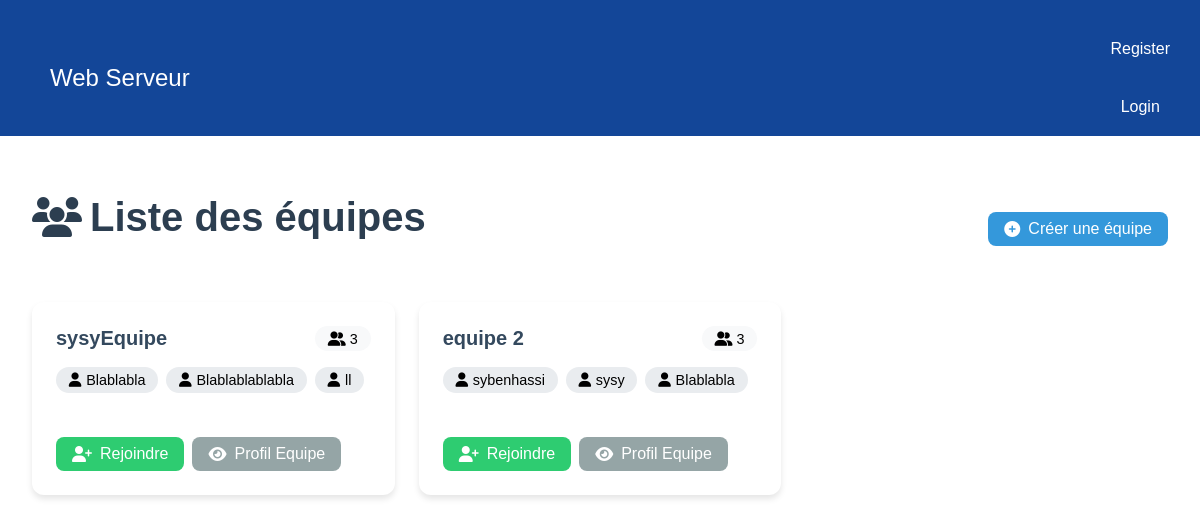
/listTeam/, run on an earlier commit of the app's database.
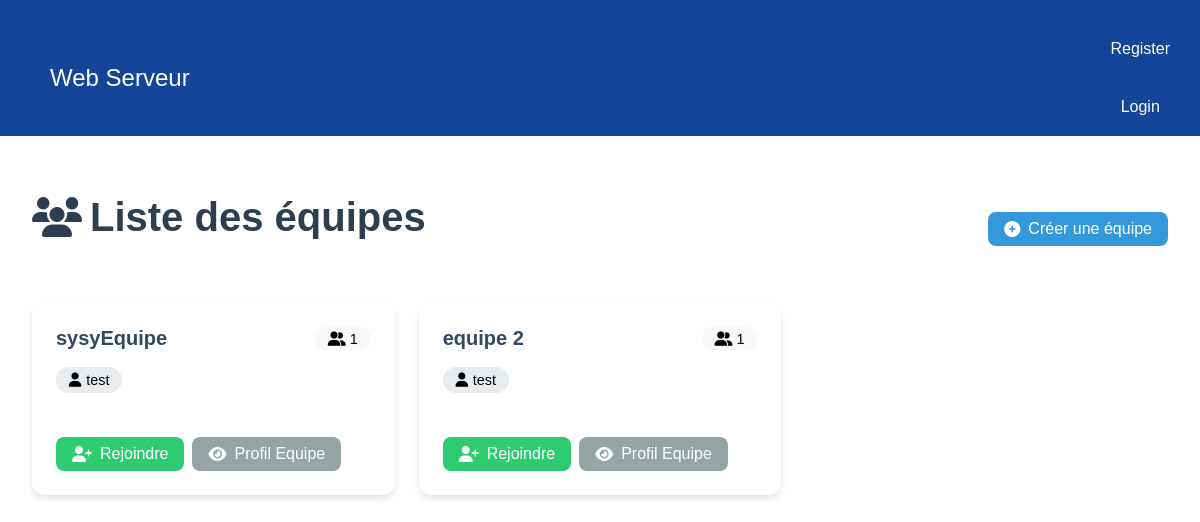
And on a later commit of the database.
### tasks/models.py (models this page shows, shortened)
class Team(models.Model):
    name = models.CharField(max_length=200)
    members = models.ManyToManyField('User',related_name="teams")
    task_list = models.ManyToManyField('Task')  # Liste des tâches

class User(AbstractUser):
    USERNAME_FIELD='username'
    description = models.CharField(max_length=200)

### tasks/views.py (the view)
# urls.py: path('listTeam/',views.List_team_view, name='listTeam'),
def List_team_view(request):
    teams =Team.objects.all()
    return render(request,'tasks/List_team.html',{'teams' : teams})

### tasks/templates/tasks/List_team.html (shortened to what this page needs)
<!DOCTYPE html>
<html lang="fr">
<head>
    {% load static %}
    <link rel="stylesheet" href="{% static 'styles.css' %}">
    <link rel="stylesheet" href="https://cdnjs.cloudflare.com/ajax/libs/font-awesome/6.4.0/css/all.min.css">
</head>
<body>
     <nav class="navbar">
        <div class="navbar-left">
            <div class="navbar-right">
                <a href="{% url 'home' %}">Web Serveur</a>
            </div>
        </div>
        <div class="navbar-right">
            {% if user.is_authenticated %}
                <p>Connecté : {{ user.username }}</p>
                <a href="{%url 'logout' %}">Se déconnecter</a>
            {% else %}
                <a href="{% url 'register' %}">Register</a>
                <a href="{% url 'login' %}">Login</a>
            {% endif %}
        </div>
    </nav>
    <div class="team">
        <main class="container team-container">
            <div class="header-section">
                <h1 class="page-title">
                    <i class="fas fa-users"></i> Liste des équipes</h1>
                    <a href="{% url 'createTeam' %}" class="btn btn-primary">
                        <i class="fas fa-plus-circle"></i> Créer une équipe
                    </a>
                </div>
                {% if teams %}
                <div class="team-grid">
            {% for team in teams %}
            <div class="team-card">
                <div class="team-header">
                    <h2 class="team-name">{{ team.name }}</h2>
                    <span class="team-members-count">
                        <i class="fas fa-user-friends"></i> {{ team.members.count }}
                    </span>
                </div>
                <div class="team-members">
                    {% if team.members.all %}
                    {% for member in team.members.all %}
                    <div class="member-badge">
                        <i class="fas fa-user"></i> {{ member.username }}
                    </div>
                    {% endfor %}
                    {% else %}
                    <div class="empty-state">
                        <i class="fas fa-info-circle"></i> Aucun membre
                    </div>
                    {% endif %}
                </div>
                <div class="team-actions">
                    {% if user in team.members.all %}
                    <a href="{% url 'quitTeam' team.id %}" class="btn btn-warning">
                        <i class="fas fa-sign-out-alt"></i> Quitter
                    </a>
                    {% else %}
                    <a href="{% url 'joinTeam' team.id %}" class="btn btn-success">
                        <i class="fas fa-user-plus"></i> Rejoindre
                    </a>
                    {% endif %}
                    <a href="{% url 'teamProfile' team.id %}" class="btn btn-secondary">
                        <i class="fas fa-eye"></i> Profil Equipe
                    </a>
                </div>
            </div>
            {% endfor %}
        </div>
        {% else %}
        <div class="empty-state">
            <i class="fas fa-users-slash"></i>
            <h3>Aucune équipe disponible</h3>
            <p>Créez la première équipe pour commencer !</p>
        </div>
        {% endif %}
    </div>
</body>
</html>

### tasks/static/styles.css (style rules this page uses)
body { margin: 0; font-family: Arial, sans-serif; }
html, body { height: 100%; margin: 0; }
.navbar { display: flex; justify-content: space-between; align-items: center; background-color: #134698; padding: 10px 20px; color: rgb(255, 255, 255); }
.navbar-left { font-size: 1.5em; font-weight: bold; }
.navbar-right a { color: white; text-decoration: none; margin-left: 20px; font-weight: 500; }
h1 { color: #134698; margin-bottom: 30px; }
a { display: block; padding: 10px; text-align: center; margin-top: 20px; color: #134698; text-decoration: none; font-weight: 500; }
.team-container { padding: 2rem; max-width: 1200px; margin: 0 auto; }
.header-section { display: flex; justify-content: space-between; align-items: center; margin-bottom: 2rem; }
.page-title { font-size: 2.5rem; color: #2c3e50; display: flex; align-items: center; gap: 0.5rem; }
.team-grid { display: grid; grid-template-columns: repeat(auto-fill, minmax(300px, 1fr)); gap: 1.5rem; }
.team-card { background: #ffffff; border-radius: 12px; padding: 1.5rem; box-shadow: 0 4px 6px rgba(0, 0, 0, 0.1); transition: transform 0.2s ease; }
.team-header { display: flex; justify-content: space-between; align-items: center; margin-bottom: 1rem; }
.team-name { font-size: 1.25rem; color: #34495e; margin: 0; }
.team-members-count { background: #f8f9fa; padding: 0.3rem 0.8rem; border-radius: 20px; font-size: 0.9rem; }
.team-members { display: flex; flex-wrap: wrap; gap: 0.5rem; margin-bottom: 1.5rem; }
.member-badge { background: #e9ecef; padding: 0.3rem 0.8rem; border-radius: 20px; font-size: 0.9rem; display: flex; align-items: center; gap: 0.3rem; }
.team-actions { display: flex; flex-wrap: wrap; gap: 0.5rem; margin-top: 1rem; }
.team .btn { padding: 0.5rem 1rem; border-radius: 8px; border: none; cursor: pointer; display: inline-flex; align-items: center; gap: 0.5rem; transition: opacity 0.2s ease; }
.team .btn-primary { background: #3498db; color: white; }
.team .btn-secondary { background: #95a5a6; color: white; }
.team .btn-success { background: #2ecc71; color: white; }

What changed in the data, as far as the page shows it:
removed User: username "Blablabla"
removed User: username "Blablablablabla", shown under Team "sysyEquipe"
removed User: username "ll", shown under Team "sysyEquipe"
removed User: username "sybenhassi", shown under Team "equipe 2"
removed User: username "sysy", shown under Team "equipe 2"
computed for Team "sysyEquipe": members.count "3" → "1"
added User: username "test"
computed for Team "equipe 2": members.count "3" → "1"
